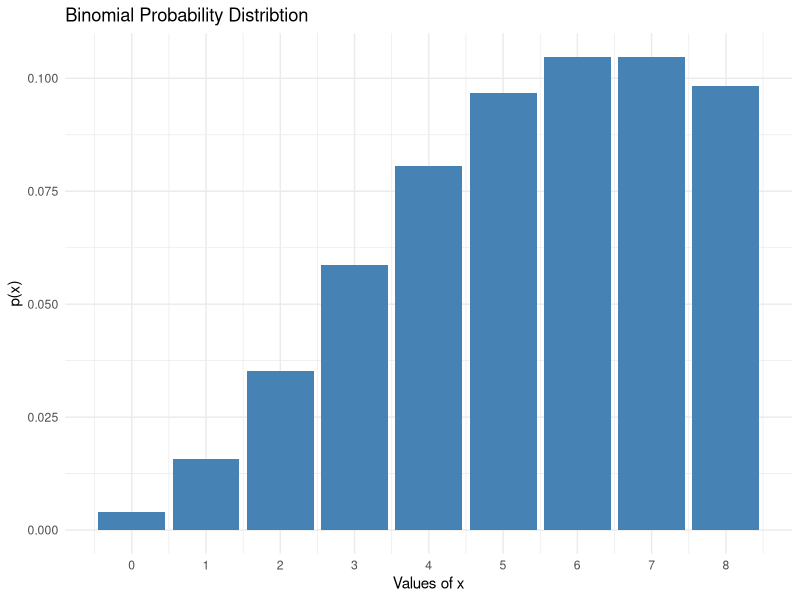

This figure's R source:
# Load the package
library(ggplot2)

# Set the parameters
n <- 8
p <- 0.5

# Create a binomial data frame with x values and their binomial probabilities
binomial_data <- data.frame(
  x = 0:n,
  prob = dnbinom(x = 0:n, size = n, prob = p)
)

# Create the plot using ggplot2 with a numeric x-axis
ggplot(binomial_data, aes(x = x, y = prob)) +
  geom_bar(stat = "identity", fill= "steelblue") +
  labs(
    title= "Binomial Probability Distribtion",
    x = "Values of x",
    y = "p(x)"
  ) +
  scale_x_continuous(breaks= 0:n) + # Ensure all x values are shown as breaks
  theme_minimal()
